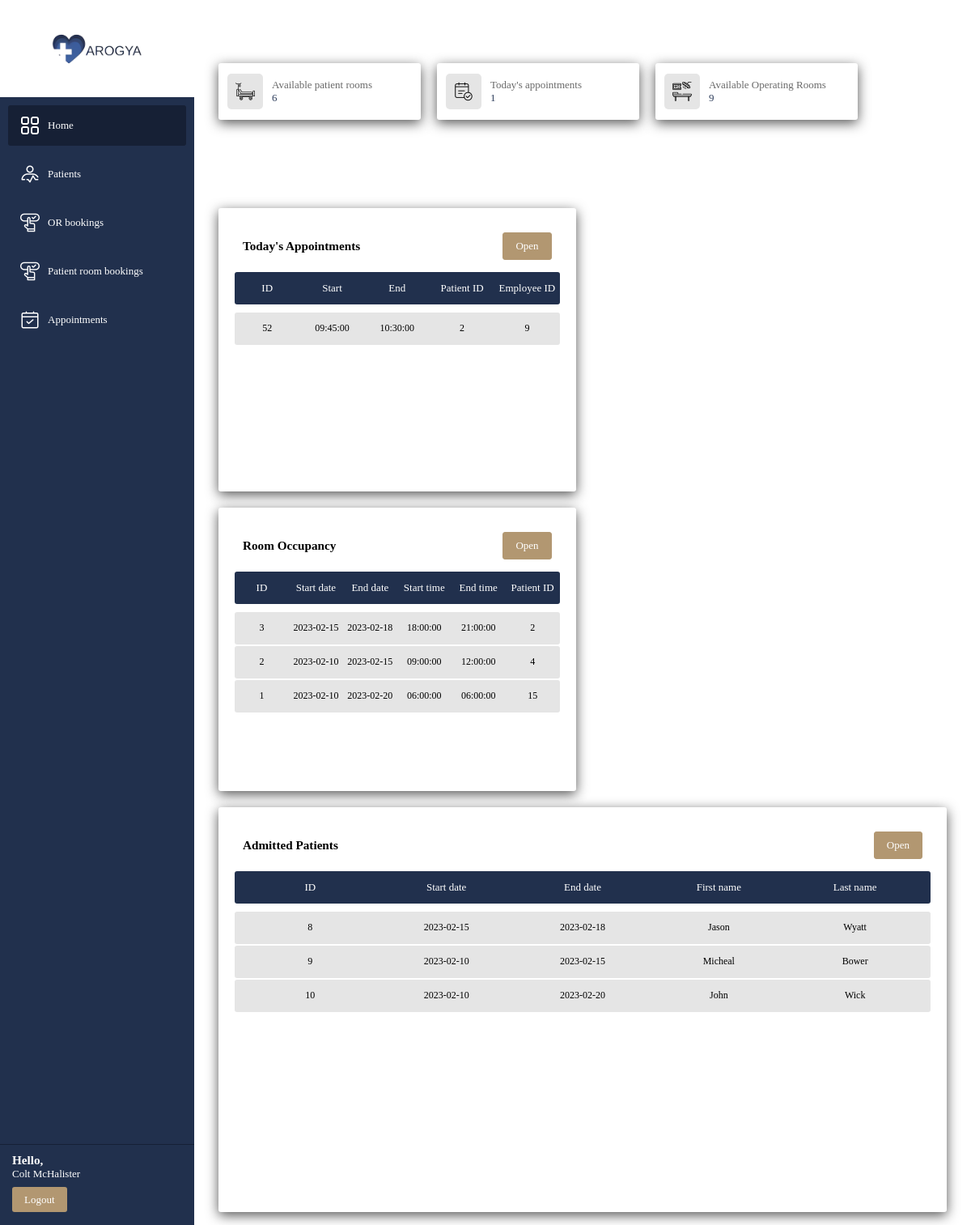
The app's page /views/dashboard.php (signed in) with its own data.
### tables this page shows
CREATE TABLE `appointment` (
  `appointmentID` int(10) NOT NULL,
  `bookedDate` date NOT NULL,
  `startTime` time NOT NULL,
  `endTime` time NOT NULL,
  `description` varchar(255) NOT NULL,
  `patientID` int(10) NOT NULL,
  `employeeID` int(10) NOT NULL,
  `appointmentStatus` varchar(7) NOT NULL
);

CREATE TABLE `roomoccupancy` (
  `occupancyID` int(10) NOT NULL,
  `startDate` date NOT NULL,
  `startTime` time NOT NULL,
  `endDate` date NOT NULL,
  `endTime` time NOT NULL,
  `roomID` int(10) NOT NULL,
  `patientID` int(10) NOT NULL,
  `occupancyStatus` varchar(8) NOT NULL DEFAULT 'active'
);

CREATE TABLE `patient` (
  `patientID` int(10) NOT NULL,
  `firstName` varchar(50) NOT NULL,
  `middleName` varchar(50) NOT NULL,
  `lastName` varchar(50) NOT NULL,
  `gender` varchar(10) NOT NULL,
  `contactNumber` varchar(10) NOT NULL,
  `nationality` varchar(50) NOT NULL,
  `address` varchar(255) NOT NULL,
  `patientNIC` varchar(12) NOT NULL
);

### utility/queryHandler.php (called while the page is built, shortened)
<?php
function handleSelectQuery($query) {
    $connection = getConnection();
    if($connection) {
        $result = mysqli_query($connection, $query);
        if(mysqli_num_rows($result) > 0) {
            return $result;
        }
        return false;
    }
    else {
        printError("CONNECTION FAILED", mysqli_connect_error());
        die();
    }
}

### utility/table.php (the view, shortened to what this page needs)
<?php
function addTable($columnNames, $attributes, $query, $title, $size, $openItemPage = false, $addItemPage = false,
                  $deleteLink = null, $updateLink = null, $viewLink = null, $manageLink = null) {
    if($size == "extraLargeBox") {
        echo '<div class="informationBoxItemExtraLargeBox">';
    }
    else if($size == "largeBox") {
        echo '<div class="informationBoxItemlargeBox">';
    }
    else {
        echo '<div class="informationBoxItemSmallBox">';
    }
    echo'<div class="titleSection">
            <h3>'.$title.'</h3>';
            if($openItemPage) {
                echo '<a id="tableOpenButton" href="'.$openItemPage.'">Open</a>';
            }
        echo'
        </div>
        <div class="content">';
                renderTable(columnNames: $columnNames, attributes: $attributes, query: $query, deleteLink: $deleteLink,
                    updateLink: $updateLink, viewLink: $viewLink, manageLink: $manageLink);
        echo '
        </div>
    </div>';
}
function renderTable($columnNames, $attributes, $query, $deleteLink = null, $updateLink = null, $viewLink = null, $manageLink = null) {
    echo '
    <form method="post" action="'.$_SERVER["PHP_SELF"].'" class="table">
        <div class="header">';
            for($i = 0; $i < count($columnNames); $i++) {
                echo "<div>".$columnNames[$i]."</div>";
            }
        echo '</div>';
    $result = handleSelectQuery($query);
    if($result) {
        while($fetched = mysqli_fetch_assoc($result)) {
            echo '<div class="record">';
                for($x = 0; $x < count($attributes); $x++) {
                    echo '<div>'.$fetched[$attributes[$x]].' </div>';
                }
            echo '</div> ';
        }
        echo '</form>';
    }
}
?>

### views/css/baseStyle.css (style rules this page uses)
* { margin: 0; padding: 0; box-sizing: border-box; }
html, body { height: 100%; width: 100%; }
body { font-family: Calibri; font-size: 13px; color: #000; display: flex; align-items: center; justify-content: center; }

### views/css/tableStyle.css (style rules this page uses)
.informationBoxItemlargeBox { width: 100%; height: 500px; overflow: scroll; padding: 20px; margin: 10px; background-color: #fff; border-radius: 3px; box-shadow: 0 4px 15px #555; }
.informationBoxItemSmallBox { width: 48%; height: 350px; overflow: scroll; padding: 20px; margin: 10px; background-color: #fff; border-radius: 3px; box-shadow: 0 4px 15px #555; }
.titleSection { display: flex; flex-direction: row; justify-content: space-between; align-items: center; margin-bottom: 5px; border-radius: 3px; padding: 10px; }
.titleSection a { padding: 8px 15px; border-radius: 3px; text-decoration: none; display: flex; align-items: center; justify-content: center; }
#tableOpenButton { padding: 8px 15px; border-radius: 3px; text-decoration: none; display: flex; align-items: center; justify-content: center; color: #fff; border: 1px solid #b29771; background-color: #b29771; cursor: pointer; }
.header { width: 100%; height: 40px; display: flex; align-items: center; justify-content: space-evenly; background-color: #21304D; border-radius: 3px; margin-bottom: 10px; font-size: 13px; cursor: pointer; }
.header div { display: flex; align-items: center; justify-content: center; width: 150px; color: #fff; }
.record { width: 100%; height: 40px; display: flex; align-items: center; justify-content: space-evenly; background-color: #e5e5e5; border-radius: 3px; margin-bottom: 2px; font-size: 12px; cursor: pointer; }
.record div { display: flex; align-items: center; justify-content: center; width: 150px; text-align: center; overflow: hidden; }

### records on screen
appointment: appointmentID "52", startTime "09:45:00", endTime "10:30:00", patientID "2", employeeID "9"
roomoccupancy: roomID "3", startDate "2023-02-15", endDate "2023-02-18", startTime "18:00:00", endTime "21:00:00", patientID "2", occupancyID "8", patientID.firstName "Jason", patientID.lastName "Wyatt"
roomoccupancy: roomID "2", startDate "2023-02-10", endDate "2023-02-15", startTime "09:00:00", endTime "12:00:00", patientID "4", occupancyID "9", patientID.firstName "Micheal", patientID.lastName "Bower"
roomoccupancy: roomID "1", startDate "2023-02-10", endDate "2023-02-20", startTime "06:00:00", endTime "06:00:00", patientID "15", occupancyID "10", patientID.firstName "John", patientID.lastName "Wick"

### other values on screen
$_SESSION["firstName"] "Colt"
$_SESSION["lastName"] "McHalister"
$heading "Available patient rooms Today's appointments Available Operating Rooms"
$data "6 1 9"
$title "Today's Appointments Room Occupancy Admitted Patients"
$columnNames[$i] "ID"
$columnNames[$i] "Start"
$columnNames[$i] "End"
$columnNames[$i] "Patient ID"
$columnNames[$i] "Employee ID"
$columnNames[$i] "Start date"
$columnNames[$i] "End date"
$columnNames[$i] "Start time"
$columnNames[$i] "End time"
$columnNames[$i] "First name"
